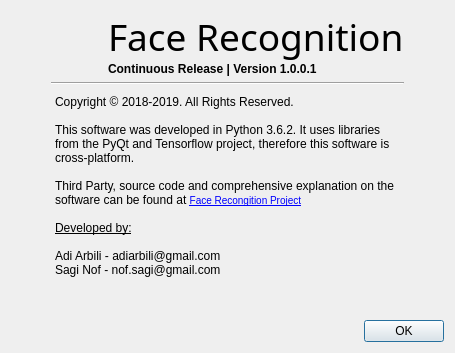
<?xml version="1.0" encoding="UTF-8"?>
<ui version="4.0">
 <class>Dialog</class>
 <widget class="QDialog" name="Dialog">
  <property name="geometry">
   <rect>
    <x>0</x>
    <y>0</y>
    <width>455</width>
    <height>353</height>
   </rect>
  </property>
  <property name="sizePolicy">
   <sizepolicy hsizetype="Minimum" vsizetype="Minimum">
    <horstretch>0</horstretch>
    <verstretch>0</verstretch>
   </sizepolicy>
  </property>
  <property name="minimumSize">
   <size>
    <width>0</width>
    <height>353</height>
   </size>
  </property>
  <property name="maximumSize">
   <size>
    <width>455</width>
    <height>353</height>
   </size>
  </property>
  <property name="windowTitle">
   <string>About Face Recognition</string>
  </property>
  <property name="windowIcon">
   <iconset resource="guiResource.qrc">
    <normaloff>:/Icon/icon.ico</normaloff>:/Icon/icon.ico</iconset>
  </property>
  <layout class="QVBoxLayout" name="verticalLayout_2">
   <item>
    <layout class="QVBoxLayout" name="verticalLayout">
     <item>
      <layout class="QGridLayout" name="gridLayout">
       <property name="leftMargin">
        <number>40</number>
       </property>
       <property name="rightMargin">
        <number>40</number>
       </property>
       <item row="0" column="0" alignment="Qt::AlignRight">
        <widget class="QLabel" name="icon">
         <property name="text">
          <string>&lt;html&gt;&lt;head/&gt;&lt;body&gt;&lt;p&gt;&lt;img src=&quot;:/Icon/icon.ico&quot; width=&quot;50&quot; height=&quot;50&quot;/&gt;&lt;/p&gt;&lt;/body&gt;&lt;/html&gt;</string>
         </property>
        </widget>
       </item>
       <item row="0" column="1">
        <layout class="QVBoxLayout" name="Title">
         <property name="spacing">
          <number>0</number>
         </property>
         <item>
          <widget class="QLabel" name="title">
           <property name="sizePolicy">
            <sizepolicy hsizetype="Minimum" vsizetype="Minimum">
             <horstretch>0</horstretch>
             <verstretch>0</verstretch>
            </sizepolicy>
           </property>
           <property name="font">
            <font>
             <family>Bauhaus 93</family>
             <pointsize>28</pointsize>
            </font>
           </property>
           <property name="text">
            <string>Face Recognition</string>
           </property>
          </widget>
         </item>
         <item>
          <widget class="QLabel" name="release">
           <property name="sizePolicy">
            <sizepolicy hsizetype="Minimum" vsizetype="Minimum">
             <horstretch>0</horstretch>
             <verstretch>0</verstretch>
            </sizepolicy>
           </property>
           <property name="font">
            <font>
             <weight>75</weight>
             <bold>true</bold>
            </font>
           </property>
           <property name="text">
            <string>Continuous Release | Version 1.0.0.1</string>
           </property>
          </widget>
         </item>
        </layout>
       </item>
       <item row="1" column="0" colspan="2">
        <widget class="Line" name="line">
         <property name="orientation">
          <enum>Qt::Horizontal</enum>
         </property>
        </widget>
       </item>
       <item row="2" column="0" colspan="2">
        <widget class="QTextBrowser" name="content">
         <property name="sizePolicy">
          <sizepolicy hsizetype="Minimum" vsizetype="Expanding">
           <horstretch>0</horstretch>
           <verstretch>0</verstretch>
          </sizepolicy>
         </property>
         <property name="styleSheet">
          <string notr="true">background: transparent;</string>
         </property>
         <property name="frameShape">
          <enum>QFrame::NoFrame</enum>
         </property>
         <property name="html">
          <string>&lt;!DOCTYPE HTML PUBLIC &quot;-//W3C//DTD HTML 4.0//EN&quot; &quot;http://www.w3.org/TR/REC-html40/strict.dtd&quot;&gt;
&lt;html&gt;&lt;head&gt;&lt;meta name=&quot;qrichtext&quot; content=&quot;1&quot; /&gt;&lt;style type=&quot;text/css&quot;&gt;
p, li { white-space: pre-wrap; }
&lt;/style&gt;&lt;/head&gt;&lt;body style=&quot; font-family:'MS Shell Dlg 2'; font-size:7.8pt; font-weight:400; font-style:normal;&quot;&gt;
&lt;p style=&quot; margin-top:0px; margin-bottom:0px; margin-left:0px; margin-right:0px; -qt-block-indent:0; text-indent:0px;&quot;&gt;&lt;span style=&quot; font-size:9pt;&quot;&gt;Copyright © 2018-2019. All Rights Reserved.&lt;/span&gt;&lt;/p&gt;
&lt;p style=&quot;-qt-paragraph-type:empty; margin-top:0px; margin-bottom:0px; margin-left:0px; margin-right:0px; -qt-block-indent:0; text-indent:0px; font-size:9pt;&quot;&gt;&lt;br /&gt;&lt;/p&gt;
&lt;p style=&quot; margin-top:0px; margin-bottom:0px; margin-left:0px; margin-right:0px; -qt-block-indent:0; text-indent:0px;&quot;&gt;&lt;span style=&quot; font-size:9pt;&quot;&gt;This software was developed in Python 3.6.2. It uses libraries from the PyQt and Tensorflow project, therefore this software is cross-platform.&lt;/span&gt;&lt;/p&gt;
&lt;p style=&quot;-qt-paragraph-type:empty; margin-top:0px; margin-bottom:0px; margin-left:0px; margin-right:0px; -qt-block-indent:0; text-indent:0px; font-size:9pt;&quot;&gt;&lt;br /&gt;&lt;/p&gt;
&lt;p style=&quot; margin-top:0px; margin-bottom:0px; margin-left:0px; margin-right:0px; -qt-block-indent:0; text-indent:0px;&quot;&gt;&lt;span style=&quot; font-size:9pt;&quot;&gt;Third Party, source code and comprehensive explanation on the software can be found at &lt;/span&gt;&lt;a href=&quot;https://github.com/adiarbili/FinalProject&quot;&gt;&lt;span style=&quot; text-decoration: underline; color:#0000ff;&quot;&gt;Face Recongition Project&lt;/span&gt;&lt;/a&gt;&lt;/p&gt;
&lt;p style=&quot;-qt-paragraph-type:empty; margin-top:0px; margin-bottom:0px; margin-left:0px; margin-right:0px; -qt-block-indent:0; text-indent:0px; font-size:9pt;&quot;&gt;&lt;br /&gt;&lt;/p&gt;
&lt;p style=&quot; margin-top:0px; margin-bottom:0px; margin-left:0px; margin-right:0px; -qt-block-indent:0; text-indent:0px;&quot;&gt;&lt;span style=&quot; font-size:9pt; text-decoration: underline;&quot;&gt;Developed by:&lt;/span&gt;&lt;/p&gt;
&lt;p style=&quot;-qt-paragraph-type:empty; margin-top:0px; margin-bottom:0px; margin-left:0px; margin-right:0px; -qt-block-indent:0; text-indent:0px; font-size:9pt; text-decoration: underline;&quot;&gt;&lt;br /&gt;&lt;/p&gt;
&lt;p style=&quot; margin-top:0px; margin-bottom:0px; margin-left:0px; margin-right:0px; -qt-block-indent:0; text-indent:0px;&quot;&gt;&lt;span style=&quot; font-size:9pt;&quot;&gt;Adi Arbili - adiarbili@gmail.com&lt;/span&gt;&lt;/p&gt;
&lt;p style=&quot; margin-top:0px; margin-bottom:0px; margin-left:0px; margin-right:0px; -qt-block-indent:0; text-indent:0px;&quot;&gt;&lt;span style=&quot; font-size:9pt;&quot;&gt;Sagi Nof - nof.sagi@gmail.com&lt;/span&gt;&lt;/p&gt;&lt;/body&gt;&lt;/html&gt;</string>
         </property>
         <property name="openExternalLinks">
          <bool>true</bool>
         </property>
        </widget>
       </item>
      </layout>
     </item>
     <item alignment="Qt::AlignRight">
      <widget class="QPushButton" name="ok">
       <property name="text">
        <string>OK</string>
       </property>
      </widget>
     </item>
    </layout>
   </item>
  </layout>
 </widget>
 <resources>
  <include location="guiResource.qrc"/>
 </resources>
 <connections/>
</ui>
